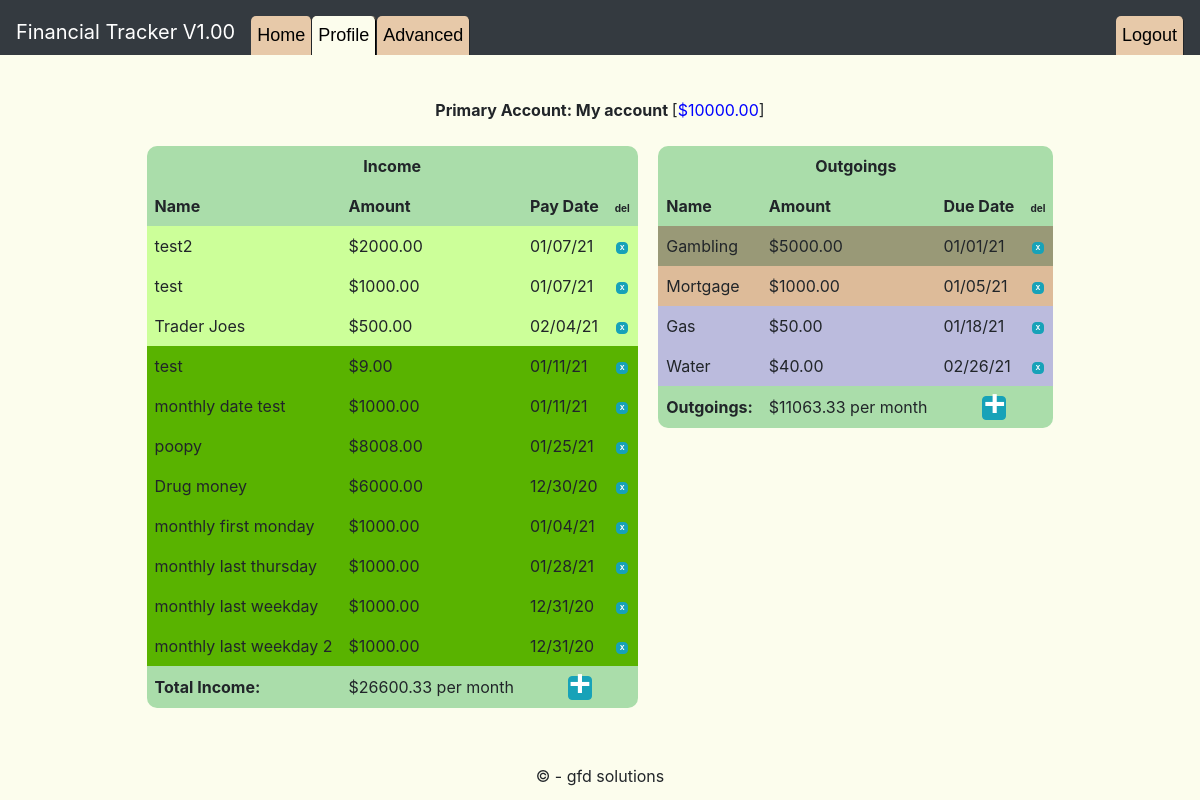
Screenshot of /profile (signed in) with the database file from the repository.
### tables this page shows
CREATE TABLE accounts (id INTEGER PRIMARY KEY AUTOINCREMENT NOT NULL, name TEXT NOT NULL, category TEXT NOT NULL, balance REAL NOT NULL, user_id INTEGER NOT NULL);

CREATE TABLE income (
    id INTEGER PRIMARY KEY AUTOINCREMENT,
    name TEXT NOT NULL,
    category TEXT,
    amount REAL NOT NULL,
    payday DATE NOT NULL,
    freq TEXT NOT NULL,
    acc_id INTEGER NOT NULL,
    user_id INTEGER NOT NULL);

CREATE TABLE outgoings (
    id INTEGER PRIMARY KEY AUTOINCREMENT NOT NULL,
    name TEXT NOT NULL,
    category TEXT NOT NULL,
    amount REAL NOT NULL,
    due DATE NOT NULL,
    freq TEXT NOT NULL,
    acc_id INTEGER NOT NULL,
    user_id INTEGER NOT NULL);

### views.py (the view)
@app.route("/profile", methods=["GET", "POST"] )
@login_required
def profile():
    active_page = {}
    active_page["profile"] = "active"
    """
    profile.html lists a users accounts/income and outgoings.
    If the user has none, it gives them the opportunity to add a primary account.
    """
    if request.method == "POST":
        if "in_delete" in request.form or "out_delete" in request.form:
            if "in_delete" in request.form:
                t_id = request.form["in_delete"].strip("in")    # which income id?
                table = "income"
            elif "out_delete" in request.form:
                t_id = request.form["out_delete"].strip("out")  # which outgoing?
                table = "outgoings"
            sql_string = "DELETE FROM {} WHERE id = :id".format(table)
            db.execute(sql_string, {"id":t_id})
            db.commit()
            return redirect("/profile")
        name = request.form.get("name")
        balance = float(request.form.get("balance"))
        if not name or not balance:
            return render_template("profile.html", error="You must complete entire form to configure an account", active_page=active_page)
        db.execute("INSERT INTO accounts (name, balance, category, user_id) VALUES (:name, :balance, 'Primary', :user_id)",
            {"name": name, "balance": balance, "user_id": session["user_id"]})
        db.commit()
        return redirect("/profile")
    else:
        cur = db.execute("SELECT name, balance FROM accounts WHERE category='Primary' AND user_id = :user_id", {"user_id": session["user_id"]})
        pri_account = sql_parse(cur)
        if not pri_account:
            return render_template("profile.html", active_page=active_page, pri_account="")
        pri_account = pri_account[0]
        pri_income = get_primary_income(session["user_id"])
        if not pri_income:
            return render_template("profile.html", active_page=active_page, pri_account = pri_account, income = "")
        cur = db.execute("SELECT name,amount,due,freq,id,category FROM outgoings WHERE user_id = :user_id ORDER BY category, amount DESC", {"user_id": session["user_id"]})
        outgoings = sql_parse(cur)
        for out in outgoings:
            if date.today() > make_datetime(out["due"]):
                next_duedate = get_next_payday(out["due"], out["freq"])
            else:
                next_duedate = make_datetime(out["due"])
            out["due"] = wknd_adjust(next_duedate)
        cur = db.execute("SELECT SUM(amount) FROM outgoings WHERE user_id = :user_id AND freq LIKE 'monthly%'", {"user_id": session["user_id"]})
        monthly_total = sql_parse(cur)[0]["SUM(amount)"]
        if not monthly_total:
            monthly_total = 0
        cur = db.execute("SELECT SUM(amount) FROM outgoings WHERE user_id = :user_id AND freq = 'biweekly'",
            {"user_id": session["user_id"]})
        biweek_total = sql_parse(cur)[0]["SUM(amount)"]
        if not biweek_total:
            biweek_total = 0
        cur = db.execute("SELECT SUM(amount) FROM outgoings WHERE user_id = :user_id AND freq LIKE 'semimonthly%'",
            {"user_id": session["user_id"]})
        semi_total = sql_parse(cur)[0]["SUM(amount)"]
        if not semi_total:
            semi_total = 0
        cur = db.execute("SELECT SUM(amount) FROM outgoings WHERE user_id = :user_id AND freq = 'weekly'", {"user_id": session["user_id"]})
        weekly_total = sql_parse(cur)[0]["SUM(amount)"]
        if not weekly_total:
            weekly_total = 0
        cur = db.execute("SELECT SUM(amount) FROM outgoings WHERE user_id = :user_id AND freq = 'quarterly'", {"user_id": session["user_id"]})
        quarterly_total = sql_parse(cur)[0]["SUM(amount)"]
        if quarterly_total:
            monthly_total += quarterly_total / 3
        out_total = round(monthly_total + ((26 * biweek_total) / 12) + ( 2 * semi_total ) + ( 4 * weekly_total ),2)
        cur = db.execute("SELECT name,amount,payday,freq,id FROM income WHERE user_id = :user_id ORDER BY freq, amount DESC", {"user_id": session["user_id"]})
        income = sql_parse(cur)
        for inc in income:
            if date.today() > make_datetime(inc["payday"]):
                next_payday = get_next_payday(inc["payday"],inc["freq"])
            else:
                next_payday = make_datetime(inc["payday"])
            inc["payday"] = wknd_adjust(next_payday)
        cur = db.execute("SELECT SUM(amount) FROM income WHERE user_id = :user_id AND freq LIKE 'monthly%'", {"user_id": session["user_id"]})
        monthly_total = sql_parse(cur)[0]["SUM(amount)"]
        if not monthly_total:
            monthly_total = 0
        cur = db.execute("SELECT SUM(amount) FROM income WHERE user_id = :user_id AND freq = 'biweekly'",
            {"user_id": session["user_id"]})
        biweek_total = sql_parse(cur)[0]["SUM(amount)"]
        if not biweek_total:
            biweek_total = 0
        cur = db.execute("SELECT SUM(amount) FROM income WHERE user_id = :user_id AND freq LIKE 'semimonthly%'",
            {"user_id": session["user_id"]})
        semi_total = sql_parse(cur)[0]["SUM(amount)"]
        if not semi_total:
            semi_total = 0
        cur = db.execute("SELECT SUM(amount) FROM income WHERE user_id = :user_id AND freq = 'weekly'", {"user_id": session["user_id"]})
        weekly_total = sql_parse(cur)[0]["SUM(amount)"]
        if not weekly_total:
            weekly_total = 0
        cur = db.execute("SELECT SUM(amount) FROM income WHERE user_id = :user_id AND freq = 'quarterly'", {"user_id": session["user_id"]})
        quarterly_total = sql_parse(cur)[0]["SUM(amount)"]
        if quarterly_total:
            monthly_total += quarterly_total / 3
        in_total = round(monthly_total + ((26 * biweek_total) / 12) + ( 2 * semi_total ) + ( 4 * weekly_total ),2)
        return render_template("profile.html", pri_account=pri_account, outgoings=outgoings,
            out_total=out_total, income=income, in_total=in_total, active_page=active_page)

### application.py (called while the page is built)
@app.context_processor
def utility_processor():
    def format_money(amount,currency='$'):
        return '{1}{0:.2f}'.format(amount,currency)
    return dict(format_money=format_money)

### helpers.py (called while the page is built)
def login_required(f):
    @wraps(f)
    def decorated_function(*args, **kwargs):
        if session.get("user_id") is None:
            return redirect("/login")
        return f(*args, **kwargs)
    return decorated_function

def sql_parse(cursor):
    result = []
    data = cursor.fetchall()
    for rows in data:
        c = 0
        res_dic = {}
        for columns in rows:
            res_dic[cursor.description[c][0]] = columns
            c += 1
        result.append(res_dic)
    return result

def make_datetime(date_string):
    y, m, d = (int(i) for i in date_string.split('-'))
    return datetime.date(y, m, d)

def findfirst( weekday, month, year):
    search_date = datetime.date(year, month, 1)
    for i in range(7):
        if search_date.weekday() == weekday:
            return search_date.day
        else:
            search_date += datetime.timedelta(days=1)

def findlast( weekday, month, year):
    last_day = calendar.monthrange(year, month)[1]
    search_date = datetime.date(year, month, last_day)
    for i in range(last_day, last_day - 7, -1):
        if search_date.weekday() == weekday:
            return search_date.day
        else:
            search_date -= datetime.timedelta(days=1)

def wknd_adjust(date):
    if date.weekday() == 5:
            date -= datetime.timedelta(days=1)
    elif date.weekday() == 6:
            date += datetime.timedelta(days=1)
    return date

### templates/profile.html (shortened to what this page needs)
{% extends "layout.html" %}
{% block main %}
    <div class="container-fluid">
    {% if pri_account %}
        <p><strong>Primary Account: {{ pri_account["name"] }} </strong>[<span style="color:blue" id="balance" url="profile">{{ format_money(pri_account["balance"]) }}</span>]</p>
        </div>
        <form action="/profile" method="post">
            {% if income %}
                <table class="mytable">
                    <thead>
                        <tr>
                            <th colspan="4" style="text-align:center" class="tlc trc">Income</th>
                        </tr>
                        <tr>
                            <th>Name</th><th>Amount</th><th>Pay Date</th>
                            <th style="text-align:center"><span class="tiny">del</span></th>
                        </tr>
                    </thead>
                    {% for pay in income %}
                        <tr class="{{ pay['freq'].split('-')[0] }}">
                            <td>{{ pay["name"] }}</td>
                            <td>{{ format_money(pay["amount"]) }}</td>
                            <td>{{ pay["payday"].strftime("%m/%d/%y") }}</td>
                            <td style="text-align:center">
                                <button type="submit" class="btn btn-info del_but" value="in{{ pay['id'] }}" name="in_delete"><span>X</span></button>
                            </td>
                        </tr>
                    {% endfor %}
                    <tr>
                        <th class="blc">Total Income:</th>
                        <td class="total">{{ format_money(in_total) }} per month</td>
                        <th class="brc" colspan="2" style="text-align:center">
                            <a href="/income"><button type="button" class="btn btn-info add_but">
              <span class="add_text">+</span></button></a>
                </th>
                    </tr>
                </table>
            {% if outgoings %}
                <table class="mytable">
                    <thead>
                        <tr>
                            <th colspan="4" style="text-align:center" class="trc tlc">Outgoings</th>
                        </tr>
                        <tr>
                            <th>Name</th><th>Amount</th><th>Due Date</th>
                            <th style="text-align:center"><span class="tiny">del</span></th>
                        </tr>
                    </thead>
                    {% for out in outgoings %}
                        <tr class="def {{ out['category'] }}">
                            <td>{{ out["name"] }}</td>
                            <td>{{ format_money(out["amount"]) }}</td>
                            <td>{{ out["due"].strftime("%m/%d/%y") }}</td>
                            <td style="text-align:center">
                                <button type="submit" class="btn btn-info del_but" value="out{{ out['id'] }}" name="out_delete"><span>X</span></button>
                            </td>
                        </tr>
                    {% endfor %}
                    <tr>
                        <th class="blc">Outgoings:</th>
                        <td class="total" style="text-align:left">{{ format_money(out_total) }} per month</td>
                        <th class="brc" colspan="2" style="text-align:center">
                            <a href="/outgoings"><button type="button" class="btn btn-info add_but">
              <span class="add_text">+</span></button></a>
            </th>
                    </tr>
                </table>
            {% else %}
                <div class="small_box alert">
                <br>
                <p>Add an<a href="/outgoings"> outgoing</a></p>
                </div>
            {% endif %}
        </form>
    {% else %}
                <div class="small_box alert">
                    <br>
                    <p>Please <a href="/income">add some income</a> to get started</p>
                </div>
            {% endif %}
        {% endif %}
{% endblock %}

### static/style.css (style rules this page uses)
.def { background: #999977; }
.housing { background: #ddbb99; }
.utility { background: #bbbbdd; }
.biweekly { background: #ccff99; }
.monthly { background: #59b300; }
.tiny { font-size:x-small; }
.total { background: #aaddaa; }
.mytable { display: inline-block; vertical-align: top; margin: auto; padding: 8px; border-radius: 20px; border-collapse: collapse; }
td { text-align: left; padding: 8px; border-collapse: collapse; }
.add_but { width:24px; height:24px; outline:none; line-height:24px; font-weight:bold; padding:0px 0px 0px 0px; text-align:center; }
.del_but { width:12px; height:12px; padding:0px; vertical-align:middle; line-height:10px; font-weight:bold; font-size:5pt; text-align:center; margin:auto; }
.add_text { font-family:monospace; font-size:28pt; position:relative; top:-3px; }
th { text-align: left; padding: 8px; border: none; border-collapse: collapse; background: #aaddaa; }
.blc { border-bottom-left-radius: 10px; }
.tlc { border-top-left-radius: 10px; }
.trc { border-top-right-radius: 10px; }
.brc { border-bottom-right-radius: 10px; }
body { padding-top:50px; }
body { background-color: #fcfded; }

### rows the page displays
accounts: name "My account", balance "$10000.00"
income: name "test2", amount "$2000.00", payday "01/07/21"
income: name "test", amount "$1000.00", payday "01/07/21"
income: name "Trader Joes", amount "$500.00", payday "02/04/21"
income: name "test", amount "$9.00", payday "01/11/21"
income: name "monthly date test", amount "$1000.00", payday "01/11/21"
income: name "poopy", amount "$8008.00", payday "01/25/21"
income: name "Drug money", amount "$6000.00", payday "12/30/20"
income: name "monthly first monday", amount "$1000.00", payday "01/04/21"
income: name "monthly last thursday", amount "$1000.00", payday "01/28/21"
income: name "monthly last weekday", amount "$1000.00", payday "12/31/20"
income: name "monthly last weekday 2", amount "$1000.00", payday "12/31/20"
outgoings: name "Gambling", amount "$5000.00", due "01/01/21"
outgoings: name "Mortgage", amount "$1000.00", due "01/05/21"
outgoings: name "Gas", amount "$50.00", due "01/18/21"
outgoings: name "Water", amount "$40.00", due "02/26/21"
